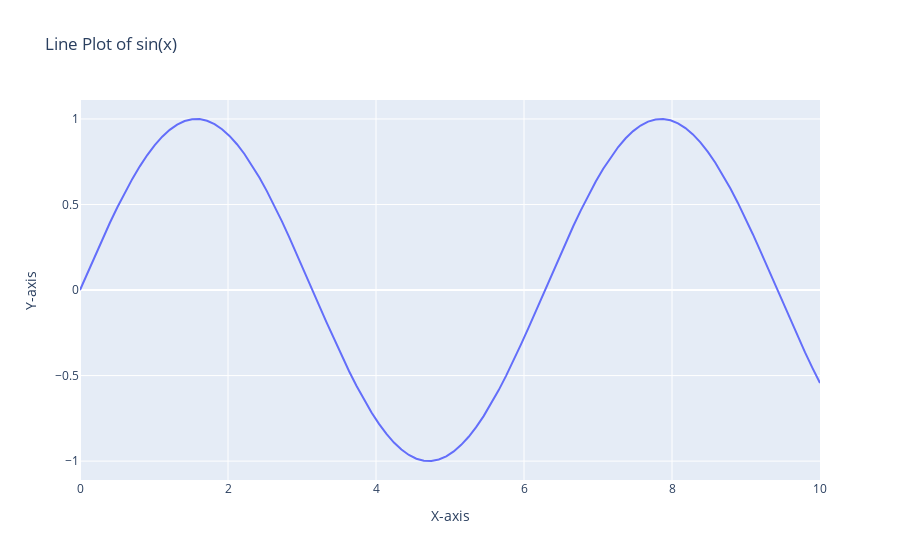

Notebook code for this chart:
### Code cell
x= np.linspace(0,10,100)
y = np.sin(x)
fig = go.Figure(data=go.Scatter(x=x, y=y, mode='lines', name='sin(x)'))
fig.update_layout(title='Line Plot of sin(x)',	xaxis_title='X-axis', yaxis_title='Y-axis')
fig.show()
